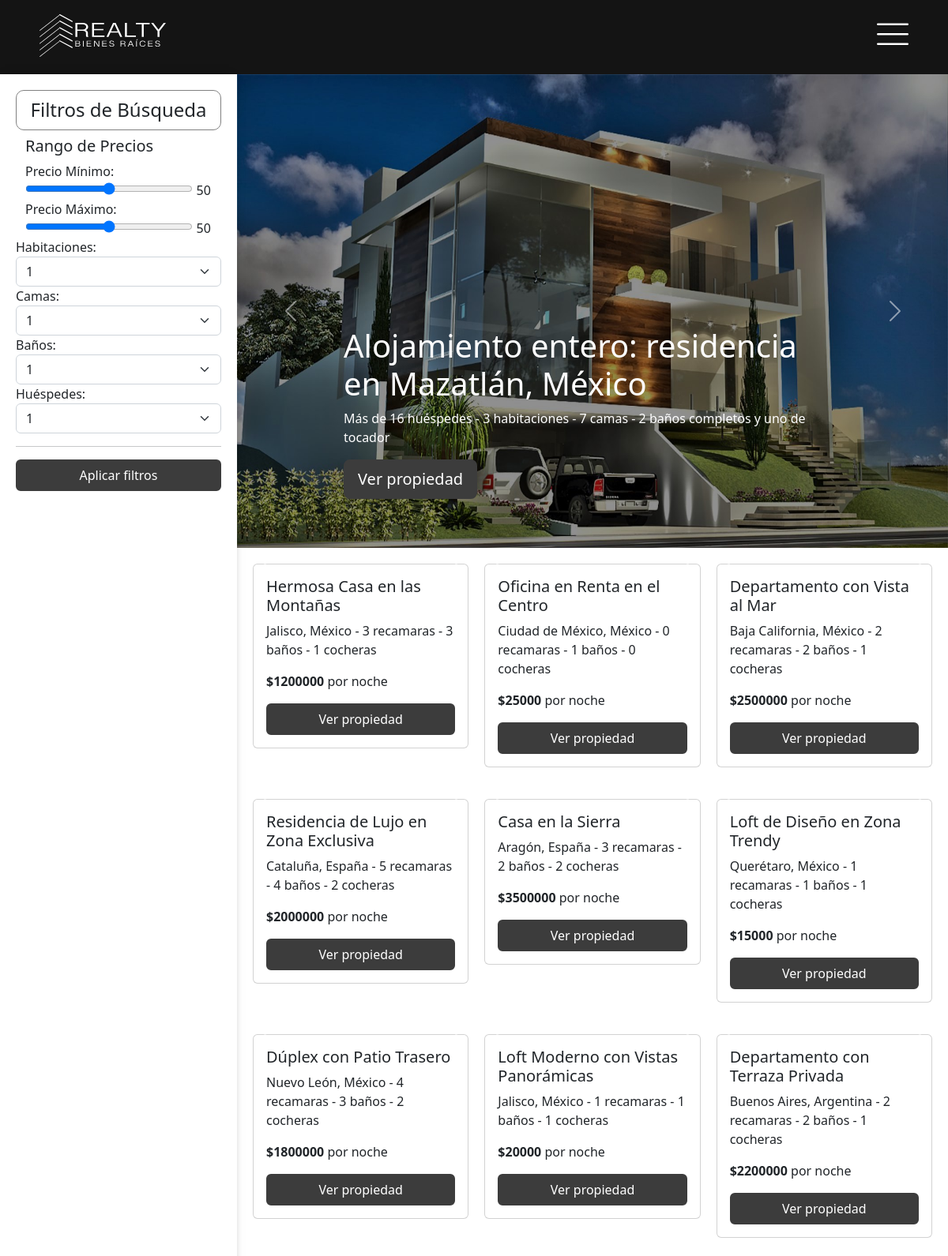
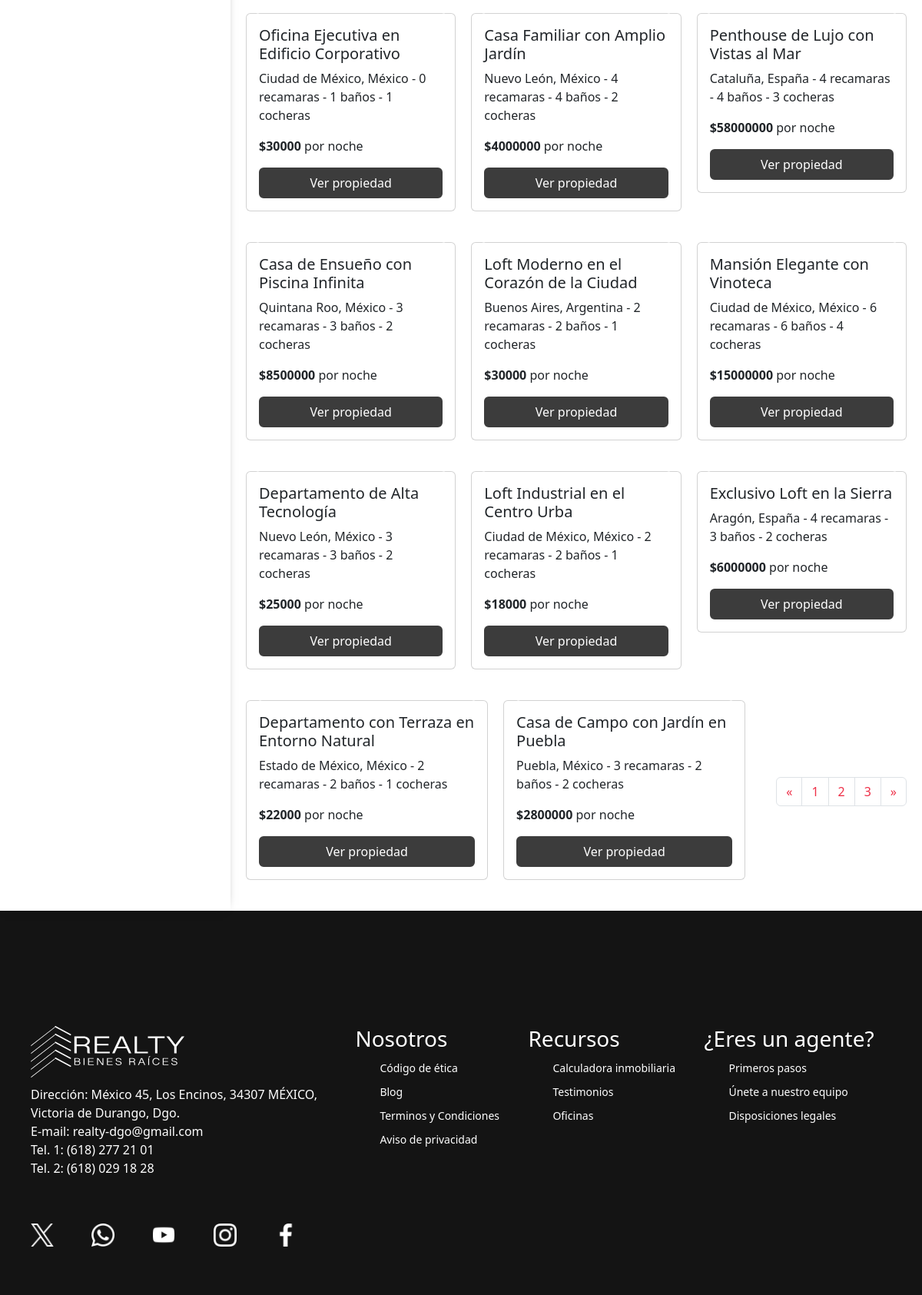
Before: /propiedades.php with the older database file (2 pictures, top to bottom).
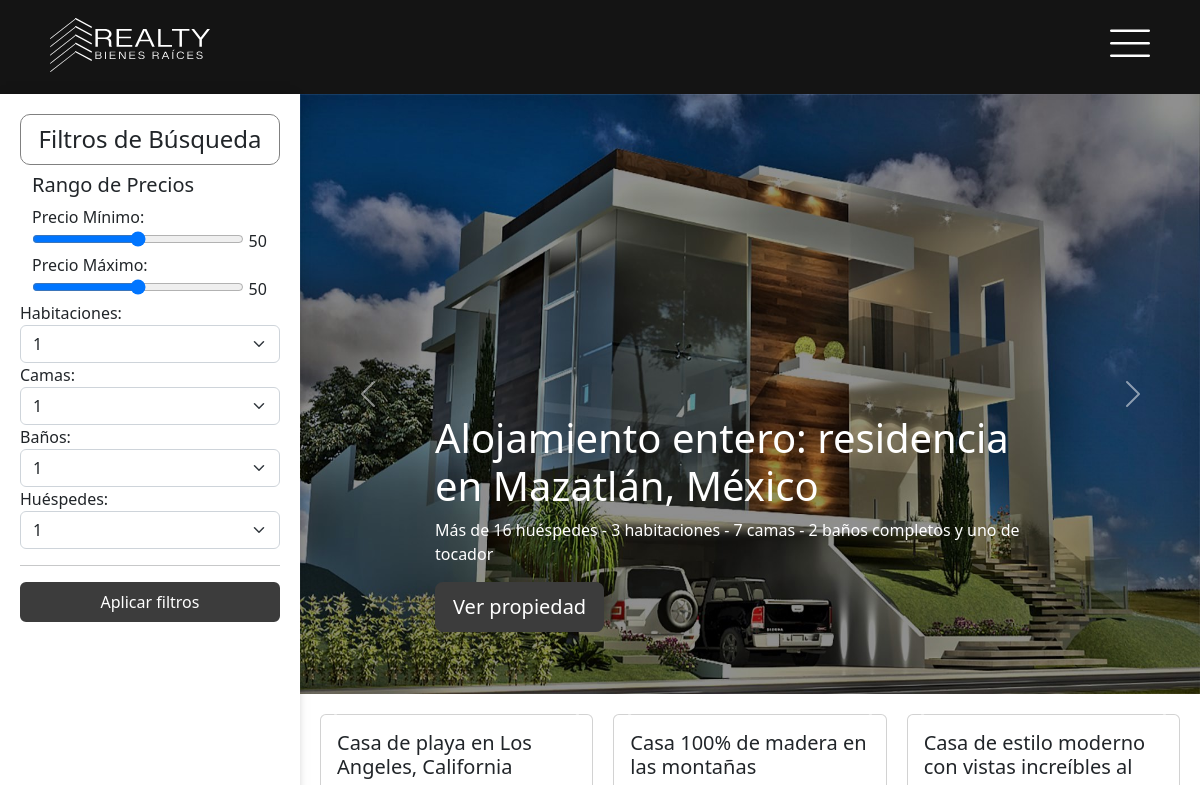
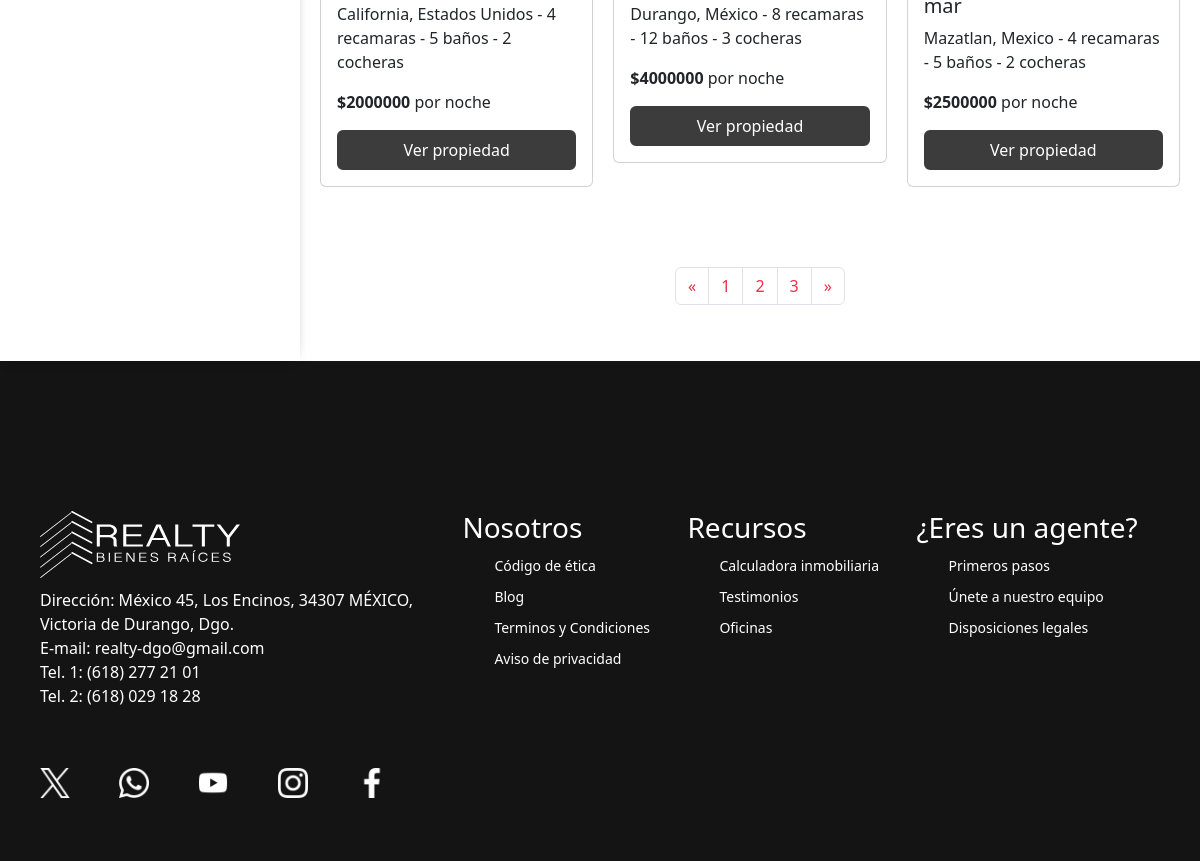
After: the same page with the newer database file (2 pictures, top to bottom).
### tables this page shows
CREATE TABLE `propiedades` (
  `id_propiedad` int(10) UNSIGNED ZEROFILL NOT NULL,
  `titulo` varchar(100) NOT NULL,
  `pais` varchar(20) NOT NULL,
  `estado` varchar(20) NOT NULL,
  `municipio` varchar(20) NOT NULL,
  `codigo_postal` char(10) NOT NULL,
  `calle` varchar(50) NOT NULL,
  `colonia` varchar(50) NOT NULL,
  `numero` char(10) NOT NULL,
  `tipo_inmueble` set('comercial','casa','departamento','loft','duplex') NOT NULL,
  `tipo_contrato` set('venta','renta') NOT NULL,
  `precio` int(10) UNSIGNED NOT NULL,
  `area` int(10) UNSIGNED NOT NULL,
  `pisos` tinyint(3) UNSIGNED NOT NULL,
  `recamaras` tinyint(3) UNSIGNED DEFAULT NULL,
  `banos` tinyint(3) UNSIGNED DEFAULT NULL,
  `cocheras` tinyint(3) UNSIGNED DEFAULT NULL,
  `jardin` set('si','no') DEFAULT NULL,
  `jardin_area` int(10) UNSIGNED DEFAULT NULL,
  `piscina` set('si','no') DEFAULT NULL,
  `descripcion` varchar(500) DEFAULT NULL,
  `id_usuario` int(10) UNSIGNED ZEROFILL NOT NULL,
  `foto1` varchar(50) DEFAULT NULL,
  `foto2` varchar(50) DEFAULT NULL,
  `foto3` varchar(50) DEFAULT NULL
);

### propiedades.php (the view, shortened to what this page needs)
<!DOCTYPE html>
<html lang="en">
<head>
    <link href="https://cdn.jsdelivr.net/npm/bootstrap@5.2.0-beta1/dist/css/bootstrap.min.css" rel="stylesheet" />
    <link rel="stylesheet" href="css/navbar.css">
    <link rel="stylesheet" href="css/propiedades2.css">
</head>
<body>
    <div class="contenido">
		<div class="row no-gutters">
			<div class="col-md-3">
				<div class="filtros">
					<h4>Filtros de Búsqueda</h4>
					<div class="container">
						<h5>Rango de Precios</h5>
						<form>
							<div class="form-group">
								<label for="precioMinimo">Precio Mínimo:</label> <br>
								<input type="range" class="form-control-range" id="precioMinimo" name="precioMinimo" min="0"
									max="100">
								<output for="precioMinimo">50</output>
							</div>
							<div class="form-group">
								<label for="precioMaximo">Precio Máximo:</label> <br>
								<input type="range" class="form-control-range" id="precioMaximo" name="precioMaximo" min="0"
									max="100">
								<output for="precioMaximo">50</output>
							</div>
						</form>
					</div>
					<div class="filtro">
						<label for="habitaciones">Habitaciones:</label>
						<select class="form-select" aria-label="Default select example">
							<option value="1">1</option>
						</select>
					</div>
					<div class="filtro">
						<label for="camas">Camas:</label>
						<select class="form-select" aria-label="Default select example">
							<option value="1">1</option>
						</select>
					</div>
					<div class="filtro">
						<label for="banos">Baños:</label>
						<select class="form-select" aria-label="Default select example">
							<option value="1">1</option>
						</select>
					</div>
					<div class="filtro">
						<label for="huespedes">Huéspedes:</label>
						<select class="form-select" aria-label="Default select example">
							<option value="1">1</option>
						</select>
					</div>
					<hr>
					<a id="viewp" href="#youtube.com" class="btn btn-primary">Aplicar filtros</a>
				</div>
			</div>
			<div class="col-md-9">
				<div id="slider" class="carousel slide" data-bs-ride="carousel">
					<div class="carousel-inner" >
						<div class="carousel-item active">
							<img src="img/img_top_1.jpg" class="d-block w-100" alt="" id="i1">
							<div id="text-portada" class="carousel-caption text-left">
								<h1>Alojamiento entero: residencia en Mazatlán, México</h1>
								<p>Más de 16 huéspedes - 3 habitaciones - 7 camas - 2 baños completos y uno de tocador</p>
								<p><a class="btn btn-lg btn-primary" id="boton-p1" href="#" role="button">Ver propiedad</a>
								</p>
							</div>
						</div>
					</div>
					<button class="carousel-control-prev" type="button" data-bs-target="#slider" data-bs-slide="prev">
						<span class="carousel-control-prev-icon" aria-hidden="true"></span>
					</button>
					<button class="carousel-control-next" type="button" data-bs-target="#slider" data-bs-slide="next">
						<span class="carousel-control-next-icon" aria-hidden="true"></span>
					</button>
				</div>
				<?php
					$contador = 1;
					include 'php/conn.php';
					$query = 'SELECT * FROM propiedades';
					$resultado = mysqli_query($conn, $query);
					while ($row = mysqli_fetch_assoc($resultado)) {
				?>
					<?php
						if ($contador %3 == 1) {
							echo "<div class=\"card-deck\">";
						}
					?>
						<div class="card">
							<div id="slider-<?php echo $contador; ?>" class="carousel slide">
								<button class="carousel-control-prev" type="button" data-bs-target="#slider-<?php echo $contador; ?>"
									data-bs-slide="prev">
									<span class="carousel-control-prev-icon" aria-hidden="true"></span>
								</button>
								<button class="carousel-control-next" type="button" data-bs-target="#slider-<?php echo $contador; ?>"
									data-bs-slide="next">
									<span class="carousel-control-next-icon" aria-hidden="true"></span>
								</button>
							</div>
							<div class="card-body">
								<h5 class="card-title"><?php echo $row['titulo'] ?></h5>
								<p class="card-text"><?php echo $row['estado'].', '.$row['pais'] ?> - <?php echo $row['recamaras'] ?> recamaras - <?php echo $row['banos'] ?> baños - <?php echo $row['cocheras'] ?> cocheras</p>
								<p class="precios"><strong><?php echo '$'.$row['precio'] ?></strong> por noche</p>
								<form action="propiedad-ficha.php?id=<?php echo $row['id_propiedad'] ?>" method="POST" id="boton_ver">
									<button type="submit" id="viewp" class="btn btn-primary">Ver propiedad</button>
								</form>
							</div>
						</div>
					<?php
						if ($contador %3 == 0) {
							echo "</div>";
						}
						$contador += 1;
					?>
				<?php } ?>
				<div class="paginacion">
					<nav aria-label="Page navigation example">
						<ul class="pagination">
							<li class="page-item">
								<a class="page-link" id="pagination_color" href="#" aria-label="Previous">
									<span aria-hidden="true">&laquo;</span>
								</a>
							</li>
							<li class="page-item"><a class="page-link" id="pagination_color" href="#">1</a></li>
							<li class="page-item"><a class="page-link" id="pagination_color" href="#">2</a></li>
							<li class="page-item"><a class="page-link" id="pagination_color" href="#">3</a></li>
							<li class="page-item">
								<a class="page-link" id="pagination_color" href="#" aria-label="Next">
									<span aria-hidden="true">&raquo;</span>
								</a>
							</li>
						</ul>
					</nav>
				</div>
			</div>
        </div>
    </div>
</body>
</html>

### css/navbar.css (style rules this page uses)
html, body, header, footer { margin: 0; padding: 0; }
.navbar { background-color: rgb(20, 20, 20); color: #fff; display: flex; justify-content: space-between; align-items: center; padding: 10px 50px 20px 50px; margin: 0; height: auto; }
.navbar-logo img { width: 160px; height: auto; margin-top: 6px; }
.sesion { display: flex; margin-top: 10px; }
footer { height: 500px; background-color: rgb(20, 20, 20); display: flex; justify-content: left; align-items: left; margin: 0; padding: 150px 40px 0 40px; }
.footer-img { width: 400px; }
.footer-realty-logo img { width: 200px; }
.contacto { color: white; margin-top: 10px; margin-bottom: 40px; }
.contacto p { margin: 0; font-weight: 100; }
.redes img { width: 30px; margin: 20px 45px 0 0; padding:0; }
.recursos { display: flex; flex: 1; justify-content: space-evenly; font-weight: 100; color: white; font-size: 14px; }
.recursos div { margin: 0 15px 0 15px; }
.recursos li { list-style: none; margin-top: 10px; }
.recursos h3 { font-weight: 100; }
#openBtn, #closeBtn { background: none; border: none; padding: 0; }

### css/propiedades2.css (style rules this page uses)
html, body { padding: 0; margin: 0; }
header, footer { z-index: 300; }
h4 { text-align: center; padding: 10px; border: 1px solid gray; border-radius: 10px; }
.form-control-range { width: 90%; }
.col-md-3 { box-shadow: -2px 0 14px -8px black; z-index: 100; }
.filtros { position: sticky; padding: 20px; padding-bottom: 190px; top: 0px; }
#slider { overflow: hidden; margin-bottom: 20px; max-width: 100%; height: 600px; overflow: hidden; }
#slider div img { min-height: 600px; width: 100vw; }
#text-portada, #text-portada-1, #text-portada-2 { text-align: left; top: 300px; overflow: hidden; }
#boton-p1 { background-color: #ee3048; border: 2px solid #ee3048; }
#boton_ver { width: 100%; }
#viewp { width: 100%; color: white; display: flex; text-align: center; justify-content: center; background-color: rgb(60, 60, 60); border: 2px solid rgb(60, 60, 60); }
#boton-p1 { background-color: rgb(60, 60, 60); border-color: rgb(60, 60, 60); }
.card-deck { display: flex; padding: 0; margin: 20px; justify-content: space-between; gap: 20px; }
.card { width: 100%; height: 100%; margin-bottom: 20px ; }
#pagination_color { color: #ee3048; }
.contenido { margin-top: 0; padding-top: 0; flex: 1; }
.paginacion { display: flex; justify-content: center; align-items: center; }
nav { margin: 40px 0 40px 20px; }

Changed rows visible on the page:
removed propiedades: titulo "Hermosa Casa en las Montañas", estado "Jalisco", pais "México", recamaras "3", banos "3", cocheras "1", precio "1200000"
removed propiedades: titulo "Oficina en Renta en el Centro", estado "Ciudad de México", pais "México", recamaras "0", banos "1", cocheras "0", precio "25000"
removed propiedades: titulo "Departamento con Vista al Mar", estado "Baja California", pais "México", recamaras "2", banos "2", cocheras "1", precio "2500000"
removed propiedades: titulo "Residencia de Lujo en Zona Exclusiva", estado "Cataluña", pais "España", recamaras "5", banos "4", cocheras "2", precio "2000000"
removed propiedades: titulo "Casa en la Sierra", estado "Aragón", pais "España", recamaras "3", banos "2", cocheras "2", precio "3500000"
removed propiedades: titulo "Loft de Diseño en Zona Trendy", estado "Querétaro", pais "México", recamaras "1", banos "1", cocheras "1", precio "15000"
removed propiedades: titulo "Dúplex con Patio Trasero", estado "Nuevo León", pais "México", recamaras "4", banos "3", cocheras "2", precio "1800000"
removed propiedades: titulo "Loft Moderno con Vistas Panorámicas", estado "Jalisco", pais "México", recamaras "1", banos "1", cocheras "1", precio "20000"
removed propiedades: titulo "Departamento con Terraza Privada", estado "Buenos Aires", pais "Argentina", recamaras "2", banos "2", cocheras "1", precio "2200000"
removed propiedades: titulo "Oficina Ejecutiva en Edificio Corporativo", estado "Ciudad de México", pais "México", recamaras "0", banos "1", cocheras "1", precio "30000"
removed propiedades: titulo "Casa Familiar con Amplio Jardín", estado "Nuevo León", pais "México", recamaras "4", banos "4", cocheras "2", precio "4000000"
removed propiedades: titulo "Penthouse de Lujo con Vistas al Mar", estado "Cataluña", pais "España", recamaras "4", banos "4", cocheras "3", precio "58000000"
removed propiedades: titulo "Casa de Ensueño con Piscina Infinita", estado "Quintana Roo", pais "México", recamaras "3", banos "3", cocheras "2", precio "8500000"
removed propiedades: titulo "Loft Moderno en el Corazón de la Ciudad", estado "Buenos Aires", pais "Argentina", recamaras "2", banos "2", cocheras "1", precio "30000"
removed propiedades: titulo "Mansión Elegante con Vinoteca", estado "Ciudad de México", pais "México", recamaras "6", banos "6", cocheras "4", precio "15000000"
removed propiedades: titulo "Departamento de Alta Tecnología", estado "Nuevo León", pais "México", recamaras "3", banos "3", cocheras "2", precio "25000"
removed propiedades: titulo "Loft Industrial en el Centro Urba", estado "Ciudad de México", pais "México", recamaras "2", banos "2", cocheras "1", precio "18000"
removed propiedades: titulo "Exclusivo Loft en la Sierra", estado "Aragón", pais "España", recamaras "4", banos "3", cocheras "2", precio "6000000"
removed propiedades: titulo "Departamento con Terraza en Entorno Natural", estado "Estado de México", pais "México", recamaras "2", banos "2", cocheras "1", precio "22000"
removed propiedades: titulo "Casa de Campo con Jardín en Puebla", estado "Puebla", pais "México", recamaras "3", banos "2", cocheras "2", precio "2800000"
added propiedades: titulo "Casa de playa en Los Angeles, California", estado "California", pais "Estados Unidos", recamaras "4", banos "5", cocheras "2", precio "2000000"
added propiedades: titulo "Casa 100% de madera en las montañas", estado "Durango", pais "México", recamaras "8", banos "12", cocheras "3", precio "4000000"
added propiedades: titulo "Casa de estilo moderno con vistas increíbles al mar", estado "Mazatlan", pais "Mexico", recamaras "4", banos "5", cocheras "2", precio "2500000"
